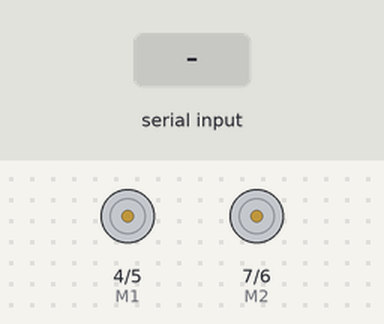
This sketch was run on a simulated Arduino Uno, built with avr-gcc and run on an emulated ATmega328P. Shown: direction and speed pins drawn as motors (green arrow = direction pin HIGH = forward, orange = LOW = backward, longer = more drive). The inputs (shaded band) are chosen by the test bench. What the sketch prints to the serial monitor is not drawn.

Above: at 1.2 s.
1.3 s: "f," received over Serial
3.8 s: "90,45," received over Serial
At 5.3 s:
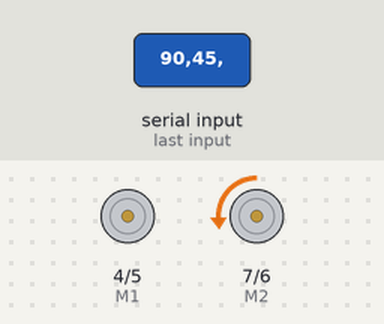
6.3 s: "30,150," received over Serial
At 8.5 s:
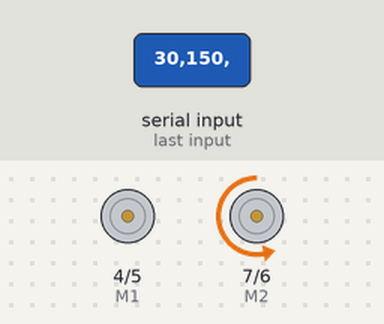
8.8 s: "1,90," received over Serial
At 10.3 s:
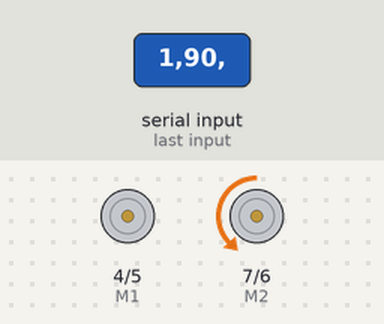
11.3 s: "f90," received over Serial
At 13.4 s:
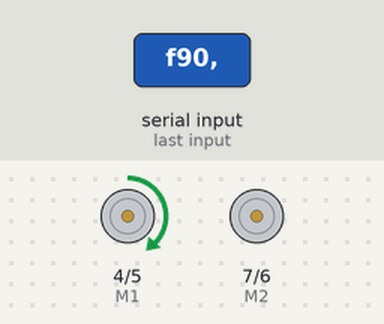
13.8 s: "f,45," received over Serial
At 15.4 s:
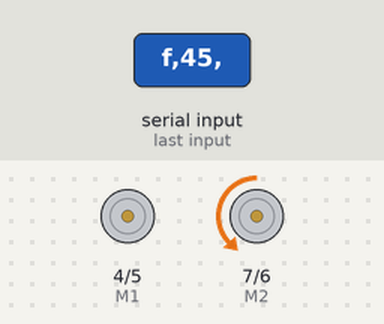
Timing chart, 0 to 16.9 s (numbered marks = the images above; inputs shaded):
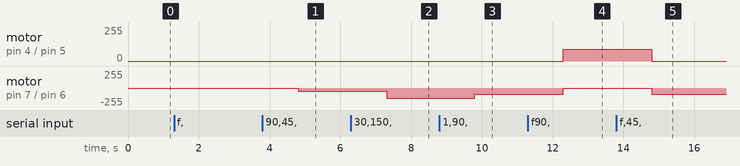

The sketch:

romeo.ino
```cpp
//Standard PWM DC control
int E1 = 5;     //M1 Speed Control
int E2 = 6;     //M2 Speed Control
int M1 = 4;    //M1 Direction Control
int M2 = 7;    //M1 Direction Control

void stop(void)                    //Stop
{
  digitalWrite(E1,LOW);
  digitalWrite(E2,LOW);
}

void set_direction(char m1D, char m2D)          //Move forward
{
  if(m1D == 'f') {
    digitalWrite(M1,HIGH);
  }
  else {
    digitalWrite(M1,LOW);
  }
  if(m2D == 'f'){
    digitalWrite(M2,HIGH);
  }
  else {
    digitalWrite(M2,LOW);
  }
}

void set_speed(int m1S,int m2S)
{
  analogWrite(E1,m1S);
  analogWrite(E2,m2S);
}

void setup(void)
{
  int i;
  for(i=4;i<=7;i++)
    pinMode(i, OUTPUT);
  Serial.begin(9600);      //Set Baud Rate
  Serial.println("Run keyboard control");
}

void loop(void)
{
  if(Serial.available()){
    char m1D = Serial.read();
    Serial.read();
    int m1S = Serial.readStringUntil(',').toInt();
    char m2D = Serial.read();
    Serial.read();
    int m2S = Serial.readStringUntil('\n').toInt();
    if(  m1S != -1 && m2S != -1)
    {
      set_speed(m1S, m2S);
      set_direction(m1D, m2D);
    }
    else {
      stop();
    }
  }
}
```

Measured:
- after the input at 3.8 s, motor on pin 7 (M2) / pin 6 (E2): stopped → backward 45/255 after 1.0 s
- after the input at 6.3 s, motor on pin 7 (M2) / pin 6 (E2): backward 45/255 → backward 150/255 after 1.0 s
- after the input at 8.8 s, motor on pin 7 (M2) / pin 6 (E2): backward 150/255 → backward 90/255 after 1.0 s
- after the input at 11.3 s, motor on pin 4 (M1) / pin 5 (E1): stopped → forward 90/255 after 1.0 s; motor on pin 7 (M2) / pin 6 (E2): backward 90/255 → stopped after 1.0 s
- after the input at 13.8 s, motor on pin 4 (M1) / pin 5 (E1): forward 90/255 → stopped after 1.0 s; motor on pin 7 (M2) / pin 6 (E2): stopped → backward 90/255 after 1.0 s
